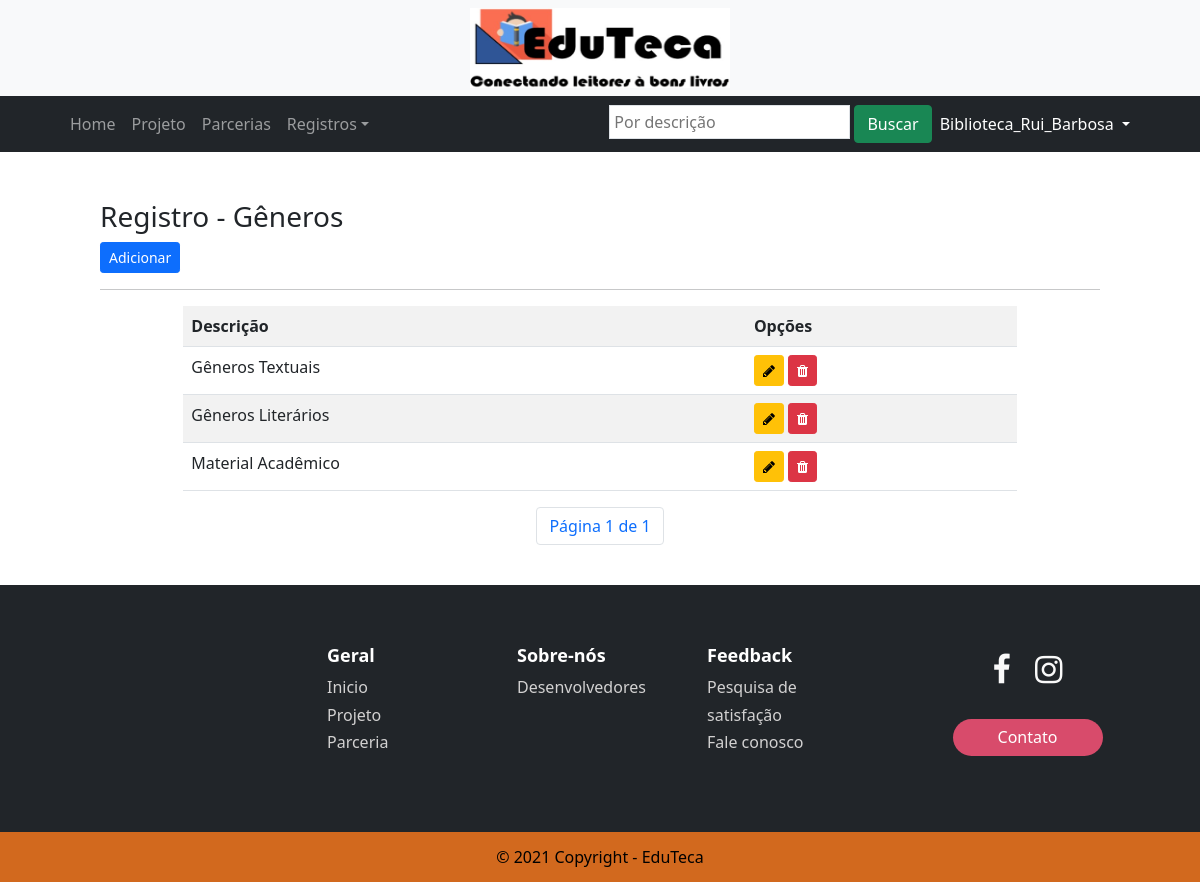
The app's page /listar/generos/ (signed in) with its own data.
### cadastros/models.py (models this page shows, shortened)
class Genero(models.Model):
    descricao = models.CharField(max_length=20, verbose_name="Descrição")

### cadastros/views.py (the view)
# urls.py: path('listar/generos/', GeneroList.as_view(), name='listar-generos'),
class GeneroList(LoginRequiredMixin, ListView):
    login_url = reverse_lazy('login')
    model = Genero
    template_name = 'cadastros/listas/genero.html'
    paginate_by = 20
    def get_queryset(self):
        s = self.request.GET.get('seach')
        if s:
            generos = Genero.objects.filter(descricao__icontains=s)
        else:
            generos = Genero.objects.all()
        return generos

### cadastros/templates/cadastros/listas/genero.html (shortened to what this page needs)
{% extends 'paginas/modelo.html' %}
{% load static %}
{% block barra %}
<form action="?" method="GET">
    <input type="text" name="seach" id="" value="{{ request.GET.seach }}" class="p-1 border" autocomplete="off" placeholder="Por descrição">
    <button type="submit" class="btn btn-success">Buscar</button>
</form>
{% endblock %}
{% block conteudo %}
<div class="col-md-10 mx-auto">
    <br>
    <h3>Registro - Gêneros</h3>
    <a href="{% url 'cadastrar-genero' %}" class="btn btn-primary btn-sm">Adicionar</a>
    <hr>
    <div class="table-responsive col-md-10 mx-auto">
        <table class="table table-striped">
            <tr>
                <th>Descrição</th>
                <th>Opções</th>
            </tr>
            {% for genero in object_list %}
            <tr>
                <td>{{ genero.descricao }}</td>
                <td>
                    <a href="{% url 'atualizar-genero' genero.pk %}" class="btn btn-warning btn-sm" title="Atualizar"><i class="fa fa-pencil" aria-hidden="true"></i>
                    </a>
                    <a href="{% url 'excluir-genero' genero.pk %}" class="btn btn-danger btn-sm" title="Excluir"><i class="fa fa-trash" aria-hidden="true"></i>
                    </a>
                </td>
            </tr>
            {% empty %}
            <tr>
                <td colspan="3"> Nenhum registro identificado!</td>
            </tr>
            {% endfor %}
        </table>
    </div>
    <ul class="pagination justify-content-center">
        <li class="page-item">
            <span class="page-link">Página {{ page_obj.number }} de {{ page_obj.paginator.num_pages }}</span></li>
    </ul>
</div>
{% endblock %}

### paginas/templates/paginas/modelo.html (shortened to what this page needs)
{% load static %}
<!DOCTYPE html>
<html lang="pt-br">
  <head>
    <link href="https://cdn.jsdelivr.net/npm/bootstrap@5.1.3/dist/css/bootstrap.min.css" rel="stylesheet"
 />
    <link rel="stylesheet" href="http://cdnjs.cloudflare.com/ajax/libs/font-awesome/4.6.3/css/font-awesome.min.css" />
    <link href="{% static 'css/carousel.css' %}" rel="stylesheet" />
    <link href="{% static 'css/footer-with-button-logo.css' %}" rel="stylesheet" />
    <link rel="stylesheet" type="text/css" href="https://cdn.datatables.net/v/bs4/dt-1.11.3/datatables.min.css" />
  </head>
  <body>
    {% block menu %}
      <nav class="navbar col-12 m-auto navbar-expand-lg navbar-light bg-light" style="top:0%;z-index: 999">
        <div class="container-fluid col-11 m-auto">
          <img src="{% static 'img/logo.jpg' %}" class="d-block col-12 m-auto center" style="height: 80px;width: 260px;">
        </div>
      </nav>
      <nav class="navbar col-12 m-auto navbar-expand-lg navbar-dark bg-dark" style="top:0%;z-index: 999">
        <div class="container-fluid col-11 m-auto">
          <div class="collapse navbar-collapse" id="navbarSupportedContent">
            <ul class="navbar-nav me-auto mb-2 mb-lg-0">
              <li class="nav-item">
                <a class="nav-link" aria-current="page" href="{% url 'index' %}">Home</a>
              </li>
              <li class="nav-item">
                <a class="nav-link" target="_blank" href="{% url 'sobre'%}">Projeto</a>
              </li>
              <li class="nav-item">
                <a class="nav-link" href="{% url 'parceria' %}">Parcerias</a>
              </li>
              {% if request.user.is_authenticated %}
              <li class="nav-item dropdown">
                <a class="nav-link dropdown-toggle" href="#" id="navbarDropdown" role="button" data-bs-toggle="dropdown"
                  aria-expanded="false">Registros</a>
              </li>
            {% endif %}
          </ul>
            {% block barra %}{% endblock %}
            {% if request.user.is_authenticated %}
            <ul class="navbar-nav">
              <li class="nav-item dropdown">
                <a class="nav-link dropdown-toggle text-white" href="#" id="navbarDropdownMenuLink" role="button"
                  data-toggle="dropdown" aria-haspopup="true" aria-expanded="false">
                  <span id="username">{{ request.user }}</span>
                </a>
              </li>
              {% else %}
              <li style="display:link;" class="nav-item">
                <a class="text-white" href="{% url 'login' %}">
                  <i class="fa fa-sign-in" aria-hidden="true"></i>Login</a>
              </li>
              {% endif %}
            </ul>
          </div>
        </div>
      </nav>
    {% endblock %}
    <br>
    {% block conteudo %} {% endblock %}
    {% block rodape %}
      <br>
      <footer id="myFooter" class="bg-dark text-light">
        <div class="container bg-dark text-light">
          <div class="row">
            <div class="col-sm-3">
            </div>
            <div class="col-sm-2">
              <h5>Geral</h5>
              <ul>
                <li><a href="{% url 'index' %}">Inicio</a></li>
                <li><a href="{% url 'sobre' %}">Projeto</a></li>
                <li><a href="{% url 'parceria' %}">Parceria</a></li>
              </ul>
            </div>
            <div class="col-sm-2">
              <h5>Sobre-nós</h5>
              <ul>
                <li><a href="{% url 'desenvolvedor' %}">Desenvolvedores</a></li>
              </ul>
            </div>
            <div class="col-sm-2">
              <h5>Feedback</h5>
              <ul>
                {% if request.user.is_authenticated %}
                <li><a href="{% url 'satisfacaoBibli' %}">Pesquisa de satisfação</a></li>
                {% else %}
                <li><a href="{% url 'satisfacaoUser' %}">Pesquisa de satisfação</a></li>
                {% endif %}
                <li><a href="{% url 'faleConosco' %}">Fale conosco</a></li>
              </ul>
            </div>
            <div class="col-sm-3">
              <div class="social-networks">
                <a href="https://www.facebook.com/conectandoEduTeca" class="facebook"><i class="fa fa-facebook"></i></a>
                <a href="https://www.instagram.com/projeto.eduteca/" class="instagram"><i class="fa fa-instagram"></i></a>
              </div>
              <a href="https://forms.gle/1y8Ews1Mo9mPAmTK9">
                <button type="button" class="btn btn-default">Contato</button>
              </a>
            </div>
          </div>
        </div>
        <div class="footer-copyright" style="background-color:chocolate;">
          <p style="color: black;">© 2021 Copyright - EduTeca</p>
        </div>
      </footer>
    {% endblock %}
  </body>
</html>

### static/css/carousel.css (style rules this page uses)
@media (min-width: 768px) { .navbar { top: 99px; } }

### static/css/footer-with-button-logo.css (style rules this page uses)
#myFooter { background-color: #3c3d41; color: white; padding-top: 30px; }
#myFooter .footer-copyright { background-color: #333333; padding-top: 3px; padding-bottom: 3px; text-align: center; }
#myFooter .row { margin-bottom: 60px; }
#myFooter .footer-copyright p { margin: 10px; color: #ccc; }
#myFooter ul { list-style-type: none; padding-left: 0; line-height: 1.7; }
#myFooter h5 { font-size: 18px; color: white; font-weight: bold; margin-top: 30px; }
#myFooter a { color: #d2d1d1; text-decoration: none; }
#myFooter .social-networks { text-align: center; padding-top: 30px; padding-bottom: 16px; }
#myFooter .social-networks a { font-size: 32px; color: #f9f9f9; padding: 10px; transition: 0.2s; }
#myFooter .btn { color: white; background-color: #d84b6b; border-radius: 20px; border: none; width: 150px; display: block; margin: 0 auto; margin-top: 10px; line-height: 25px; }
html { height: 100%; }
body { display: flex; display: -webkit-flex; flex-direction: column; -webkit-flex-direction: column; height: 100%; }
#myFooter { flex: 0 0 auto; -webkit-flex: 0 0 auto; }

### paginas/templates/paginas/modelo.html (style rules this page uses)
body { background-color: white; }

### records on screen
Genero: descricao "Gêneros Textuais"
Genero: descricao "Gêneros Literários"
Genero: descricao "Material Acadêmico"

### other values on screen
{{ request.user }} "Biblioteca_Rui_Barbosa"
{{ page_obj.number }} "1"
{{ page_obj.paginator.num_pages }} "1"
